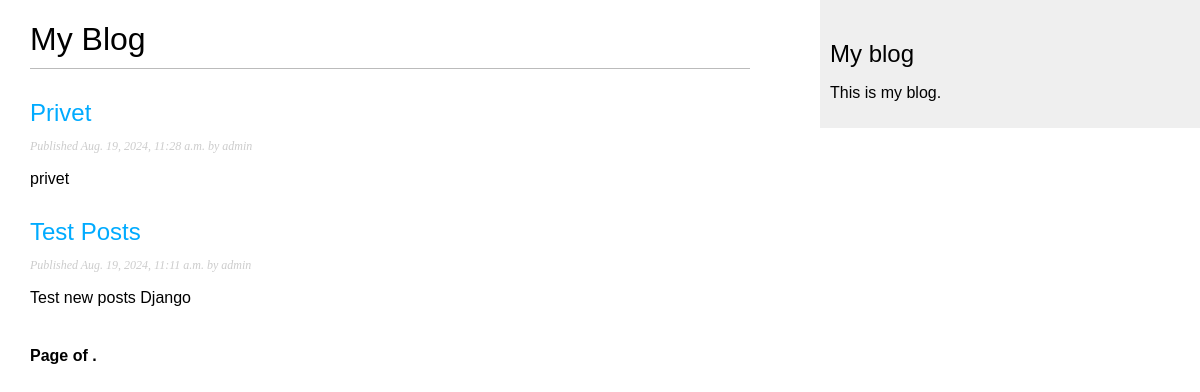
/blog/, run on an earlier commit of the app's database.
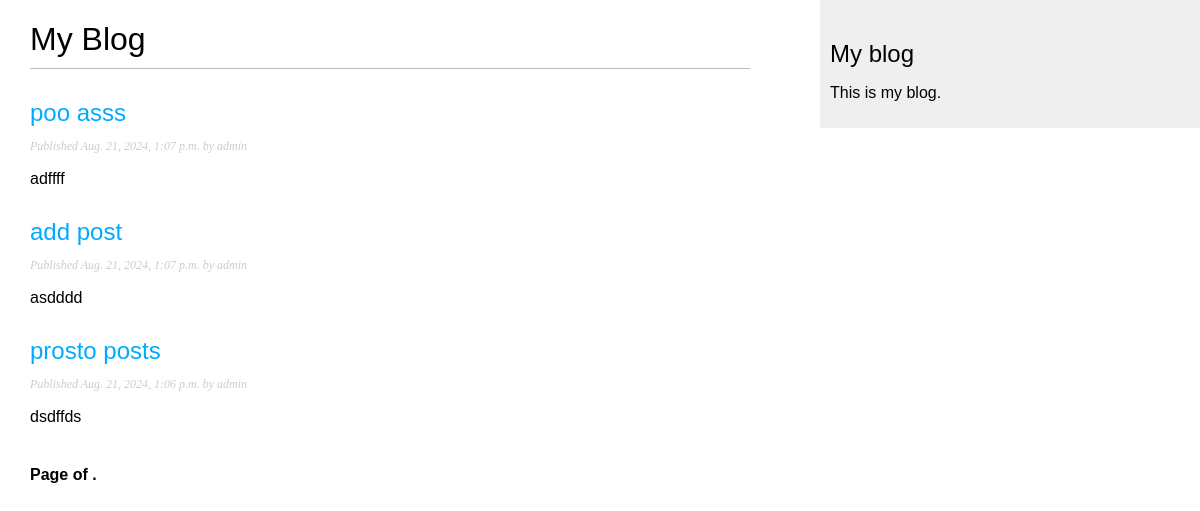
And on a later commit of the database.
### blog/models.py (models this page shows, shortened)
class Post(models.Model):
    class Status(models.TextChoices):
        DRAFT = 'DF', 'Draft'
        PUBLISHED = 'PB', 'Published'
    title = models.CharField(max_length=250)
    slug = models.SlugField(max_length=250,
                            unique_for_date='publish')
    author = models.ForeignKey(User,
                               on_delete=models.CASCADE,
                               related_name='blog_posts')
    body = models.TextField()
    publish = models.DateTimeField(default=timezone.now)
    created = models.DateTimeField(auto_now_add=True)
    updated = models.DateTimeField(auto_now=True)
    status = models.CharField(max_length=2,
                            choices=Status.choices,
                            default=Status.DRAFT)
    objects = models.Manager() # менеджер, применяемый по умолчанию
    published = PublishedManager() # конкретно-прикладной менеджер
    class Meta:
        ordering = ['-publish']
        indexes = [
            models.Index(fields=['-publish'])
        ]
    def get_absolute_url(self):
            return reverse('blog:post_detail',
                            args=[self.publish.year,
                                    self.publish.month,
                                    self.publish.day,
                                    self.slug])

### blog/views.py (the view)
# urls.py: path('', views.post_list, name='post_list'),
def post_list(request):
   post_list = Post.published.all()
   paginator = Paginator(post_list, 3)
   page_number = request.GET.get('page', 1)
   posts = paginator.page(page_number)
   return render(request,
               'blog/post/list.html',
                     {'posts': posts})

### blog/models.py (called while the page is built)
 def get_queryset(self):
     return super().get_queryset()\
        .filter(status=Post.Status.PUBLISHED)

### blog/templates/blog/post/list.html (shortened to what this page needs)
{% extends "blog/base.html" %}
{% block content %}
  <h1>My Blog</h1>
  {% for post in posts %}
    <h2>
      <a href="{{ post.get_absolute_url }}">
        {{ post.title }}
      </a>
    </h2>
    <p class="date">
      Published {{ post.publish }} by {{ post.author }}
    </p>
    {{ post.body|truncatewords:30|linebreaks }}
  {% endfor %}
  {% include "pagination.html" with page=page_obj %}
{% endblock %}

What changed in the data, as far as the page shows it:
no longer on this page (row unchanged): Post: title "Privet", publish "Aug. 19, 2024, 11:28 a.m.", author "admin", body "privet"
no longer on this page (row unchanged): Post: title "Test Posts", publish "Aug. 19, 2024, 11:11 a.m.", author "admin", body "Test new posts Django"
added Post: title "poo asss", publish "Aug. 21, 2024, 1:07 p.m.", author "admin", body "adffff"
added Post: title "add post", publish "Aug. 21, 2024, 1:07 p.m.", author "admin", body "asdddd"
added Post: title "prosto posts", publish "Aug. 21, 2024, 1:06 p.m.", author "admin", body "dsdffds"
